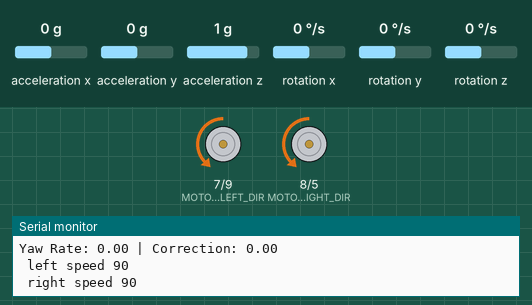
This sketch was run on a simulated Arduino Uno, built with avr-gcc and run on an emulated ATmega328P. Parts: direction and speed pins drawn as motors (green arrow = direction pin HIGH = forward, orange = LOW = backward, longer = more drive), the last lines printed to the serial monitor. The test bench sets the inputs (shaded band); at power-on: rotation z 0 °/s, acceleration x 0 g, acceleration y 0 g, acceleration z 1 g, rotation x 0 °/s, rotation y 0 °/s.

Above: at 1.2 s.
1.3 s: rotation z set to -192 °/s
At 2.1 s:
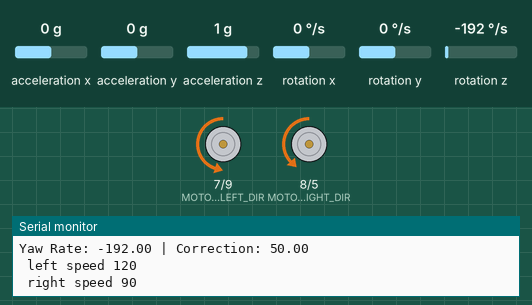
2.9 s: rotation z set to 4 °/s
At 3.4 s:
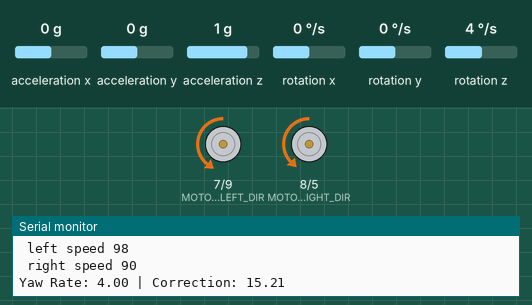
Timing chart, 0 to 11.5 s (numbered marks = the images above; inputs shaded):
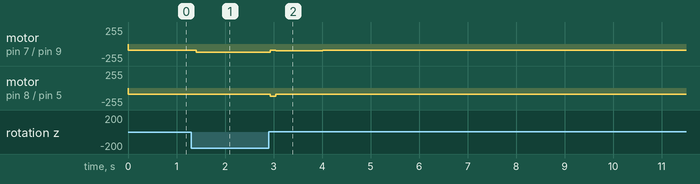

The sketch:

StraightLineYaw.ino
```cpp
#include <Wire.h>
#include <MPU6050.h>
#include <PID_v1.h>

MPU6050 mpu;

#define MOTOR_LEFT_PWM 9
#define MOTOR_RIGHT_PWM 5
#define MOTOR_LEFT_DIR 7
#define MOTOR_RIGHT_DIR 8


double setpoint = 0, input, output;
double Kp = 2.2, Ki = 0.09, Kd = 0.05;
PID yawPID(&input, &output, &setpoint, Kp, Ki, Kd, DIRECT);

void setup() {
    Serial.begin(115200);
    Wire.begin();
    mpu.initialize();

    if (!mpu.testConnection()) {
        Serial.println("MPU6050 connection failed");
        while (1);
    }
    Serial.println("MPU6050 connected");
    pinMode(MOTOR_LEFT_PWM, OUTPUT);
    pinMode(MOTOR_RIGHT_PWM, OUTPUT);
    pinMode(MOTOR_LEFT_DIR, OUTPUT);
    pinMode(MOTOR_RIGHT_DIR, OUTPUT);

    yawPID.SetMode(AUTOMATIC);
    yawPID.SetOutputLimits(-50, 50);
}

void loop() {
    int16_t ax, ay, az, gx, gy, gz;
    mpu.getMotion6(&ax, &ay, &az, &gx, &gy, &gz);
    input = gz / 131.0;
    yawPID.Compute();
    int baseSpeed = 83;
    int leftSpeed = baseSpeed + output;
    int rightSpeed = baseSpeed - output;
    leftSpeed = constrain(leftSpeed, 90, 120);
    rightSpeed = constrain(rightSpeed, 90, 120);
    analogWrite(MOTOR_LEFT_PWM, leftSpeed);
    analogWrite(MOTOR_RIGHT_PWM, rightSpeed);

    Serial.print("Yaw Rate: "); Serial.print(input);
    Serial.print(" | Correction: "); Serial.println(output);
    Serial.print(" left speed "); Serial.println(leftSpeed);
    Serial.print(" right speed "); Serial.println(rightSpeed);

    delay(10);
}
```

Measured:
- after the input at 1.3 s, motor on pin 7 (MOTOR_LEFT_DIR) / pin 9 (MOTOR_LEFT_PWM): backward 90/255 → backward 120/255 after 0.11 s
